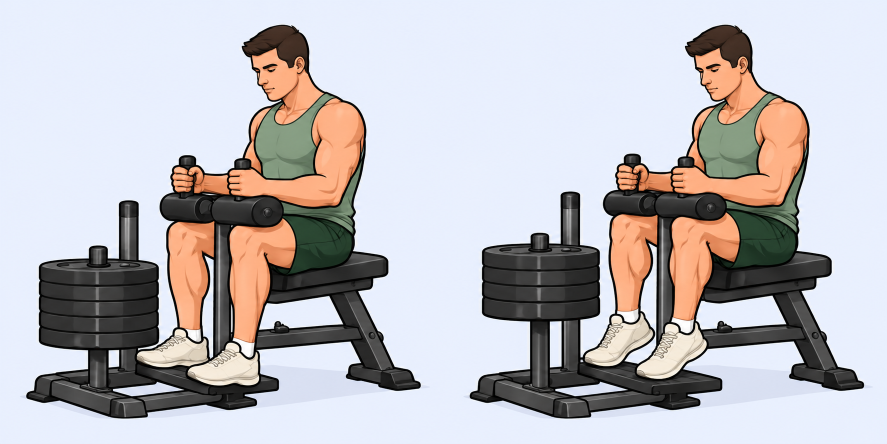
#> input picture assets/wednesday-motion/calf-raise.png, 1774 x 887 px, given in place of lever-squat.png, which was not available (shown at 1/2 size)
$ python export-wednesday-frames.py
#> lines starting #> are read from the running program, lines starting #| are printed output that depends on the picture
"""Split generated pose pairs and align their stationary machine/body landmarks."""
from pathlib import Path
from PIL import Image

ROOT = Path(__file__).resolve().parent.parent
# Translation of frame two in an 800 px canvas, measured on stationary landmarks.
OFFSETS = {
    'lever-squat': (34, 0), 'leg-press': (6, -1), 'leg-extension': (10, 0),
    'leg-curl': (0, 0), 'lying-leg-curl': (0, 0), 'hip-abduction': (0, 0), 'calf-raise': (0, 0),
}

for name, (dx, dy) in OFFSETS.items():
    sheet = Image.open(ROOT / 'assets' / 'wednesday-motion' / f'{name}.png').convert('RGB')
#> sheet is the input picture: PIL image 1774x887 RGB; mean R, G, B 189.2, 186.6, 190.4
    half = sheet.width // 2
#> half = 887
    assert sheet.width == 2 * sheet.height
    for position in (1, 2):
        frame = sheet.crop(((position - 1) * half, 0, position * half, half)).resize((800, 800), Image.Resampling.LANCZOS)
        if position == 2:
            aligned = frame.copy()
            if dx > 0:
                aligned.paste(frame.crop((0, 0, 1, 800)).resize((dx, 800)), (0, 0))
            elif dx < 0:
                aligned.paste(frame.crop((799, 0, 800, 800)).resize((-dx, 800)), (800 + dx, 0))
            if dy < 0:
                aligned.paste(frame.crop((0, 799, 800, 800)).resize((800, -dy)), (0, 800 + dy))
            aligned.paste(frame, (dx, dy))
            frame = aligned
        frame.save(ROOT / 'public' / 'images' / 'motion' / f'{name}-{position}.webp', quality=88, method=6)
#> this loop made 2 passes
#> pass 1, `frame = sheet.crop(((position - 1) * half, 0, position * half, half))...`:
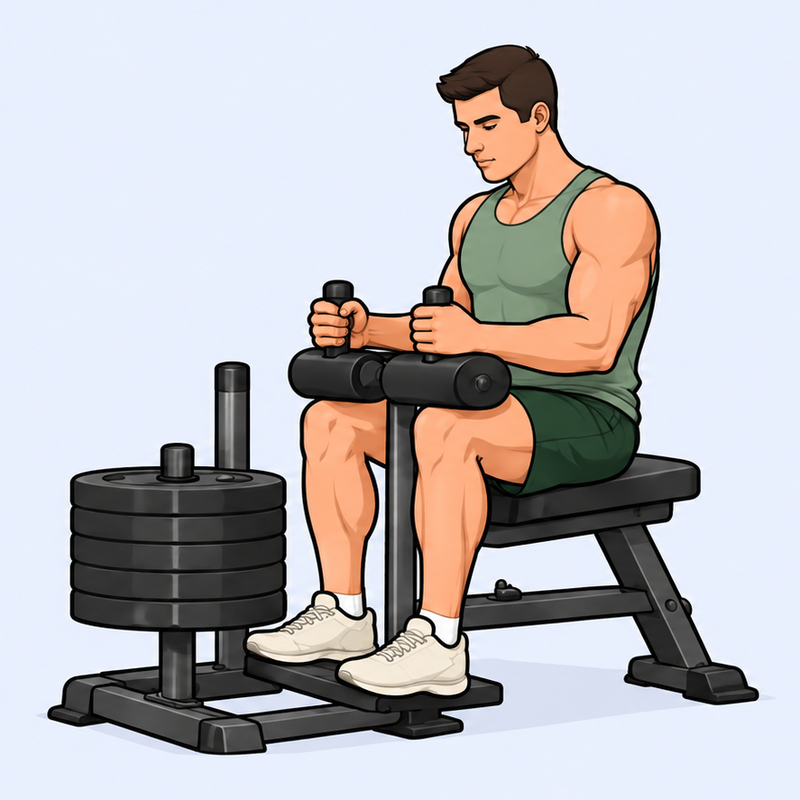
#> frame: PIL image 800x800 RGB; mean R, G, B 188.9, 186.2, 189.8
#> pass 2, `frame = sheet.crop(((position - 1) * half, 0, position * half, half))...`:
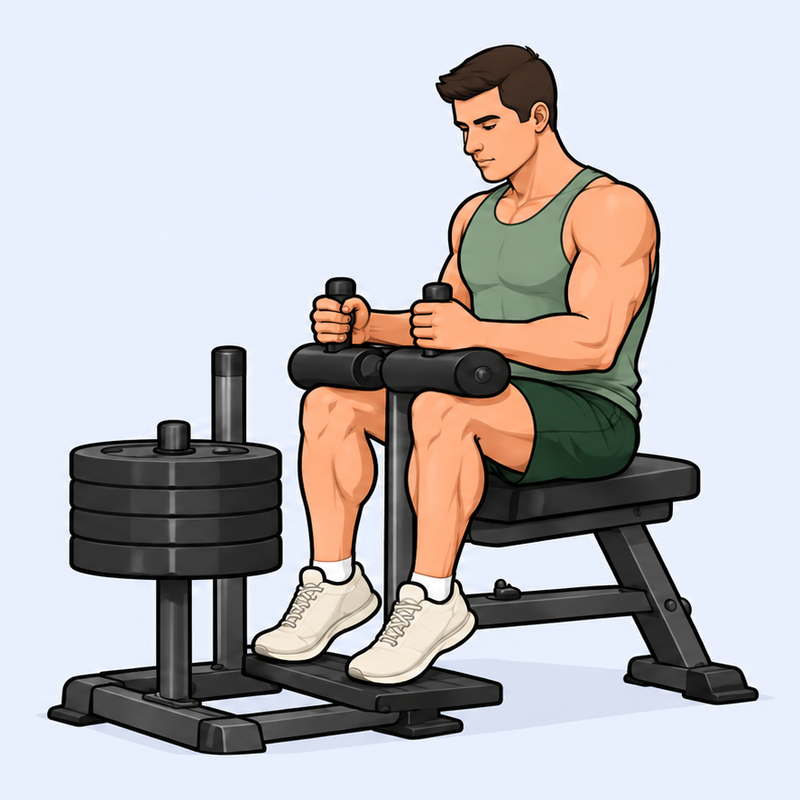
#> frame: PIL image 800x800 RGB; mean R, G, B 189.6, 187.1, 191
#> pass 2, `frame = aligned`:
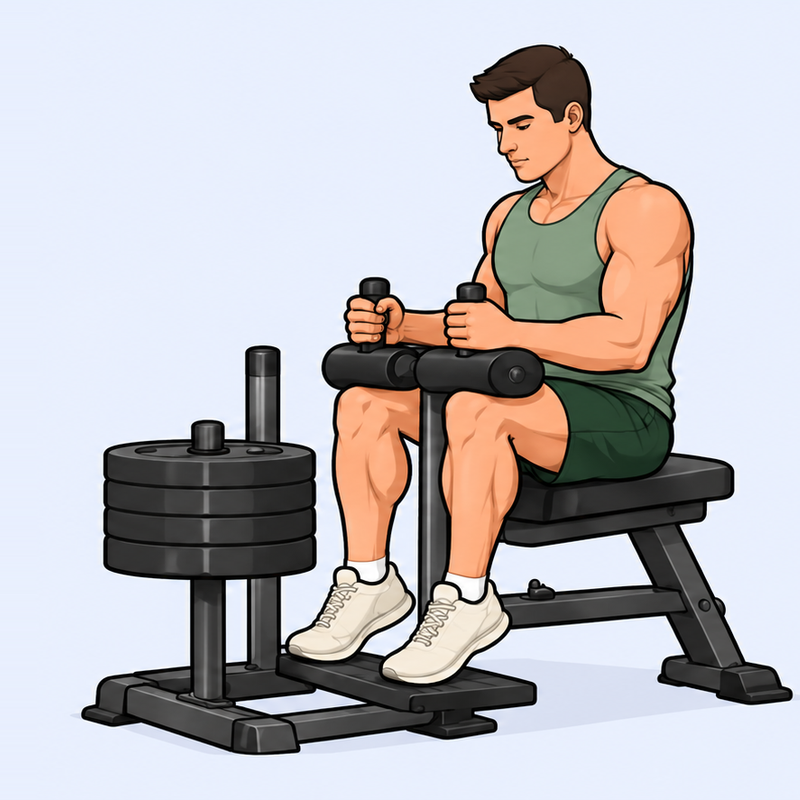
#> frame: PIL image 800x800 RGB; mean R, G, B 189.6, 187.1, 191
    print(f'{name}: exported with second frame offset ({dx}, {dy})')
#> pass 2 of the loop `for name, (dx, dy) in OFFSETS.items():`:
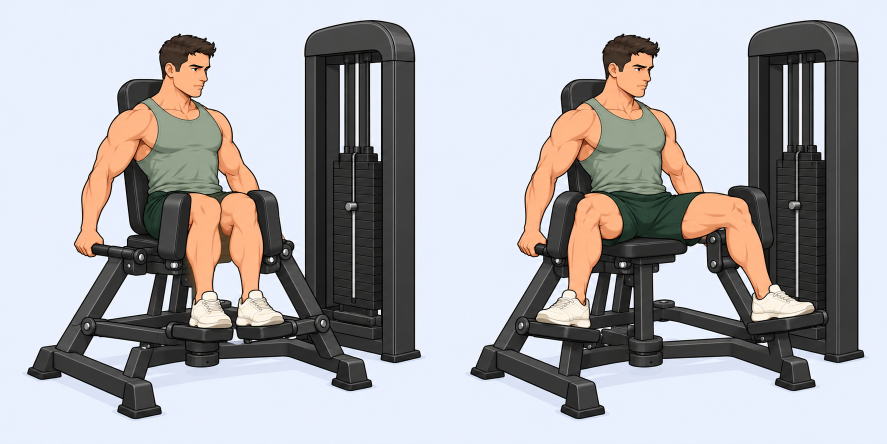
#> input picture assets/wednesday-motion/hip-abduction.png, 1774 x 887 px, given in place of leg-press.png, which was not available (shown at 1/2 size)
#> sheet is the input picture: PIL image 1774x887 RGB; mean R, G, B 171.2, 169.7, 172.8
#> the loop `for position in (1, 2):` made 2 passes
#> pass 1, `frame = sheet.crop(((position - 1) * half, 0, position * half, half))...`:
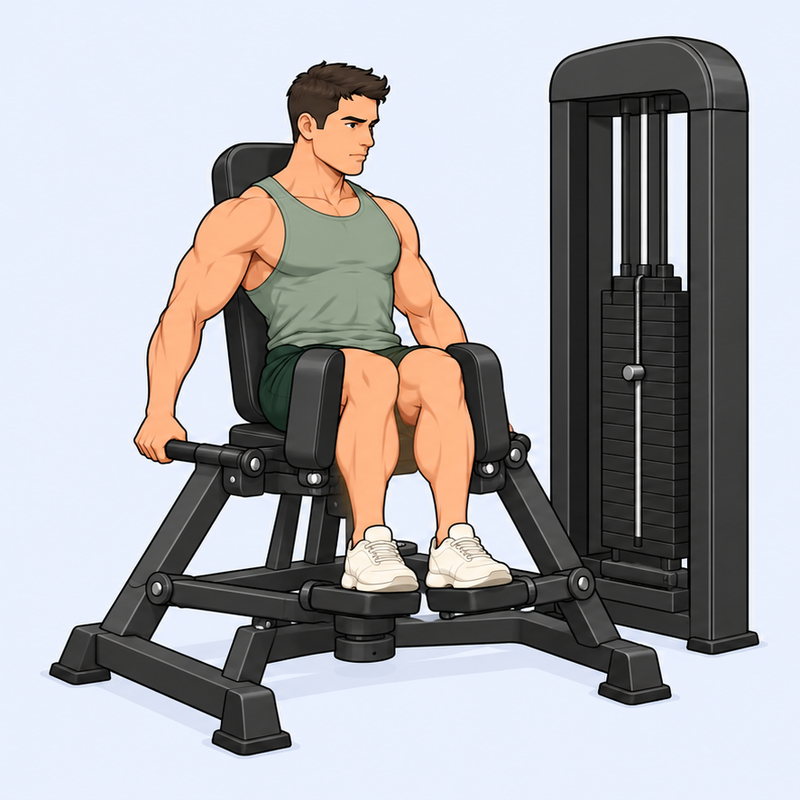
#> frame: PIL image 800x800 RGB; mean R, G, B 171.1, 169.9, 173.2
#> pass 2, `frame = aligned`:
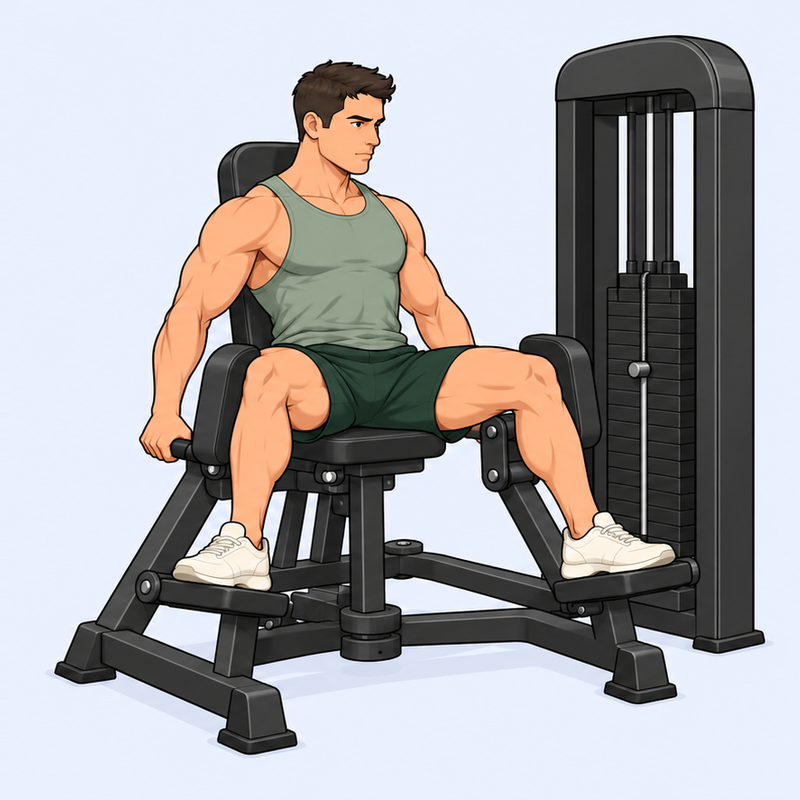
#> frame: PIL image 800x800 RGB; mean R, G, B 171.3, 169.6, 172.3
#> pass 3 of the loop `for name, (dx, dy) in OFFSETS.items():`:
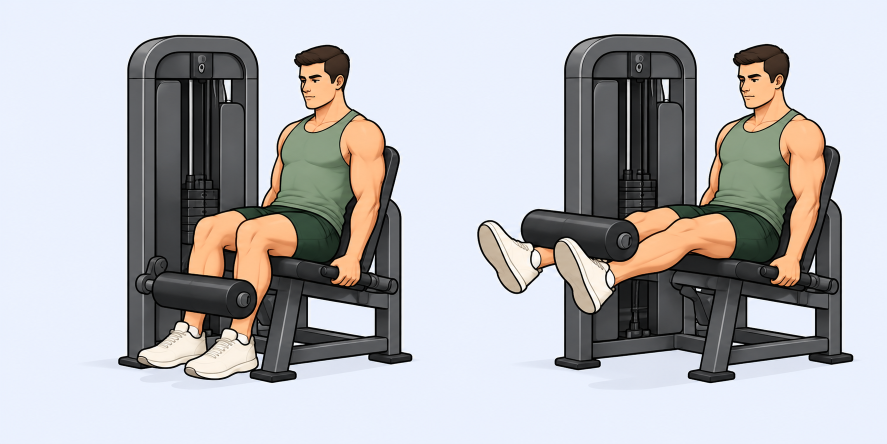
#> input picture assets/wednesday-motion/leg-extension.png, 1774 x 887 px (shown at 1/2 size)
#> sheet is the input picture: PIL image 1774x887 RGB; mean R, G, B 181.4, 181.2, 184.4
#> the loop `for position in (1, 2):` made 2 passes
#> pass 1, `frame = sheet.crop(((position - 1) * half, 0, position * half, half))...`:
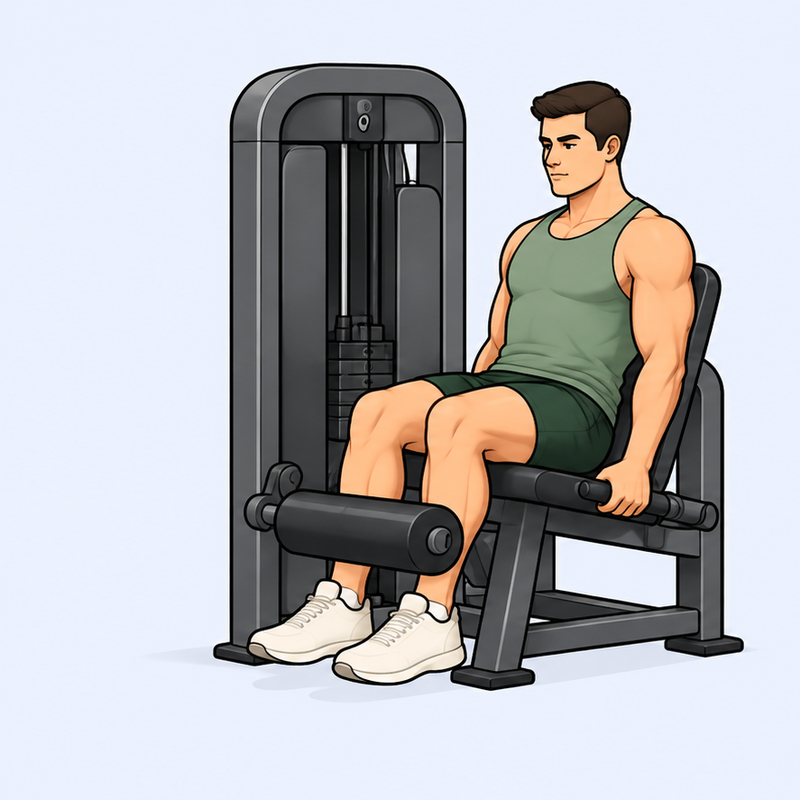
#> frame: PIL image 800x800 RGB; mean R, G, B 183.5, 183.4, 186.6
#> pass 2, `frame = aligned`:
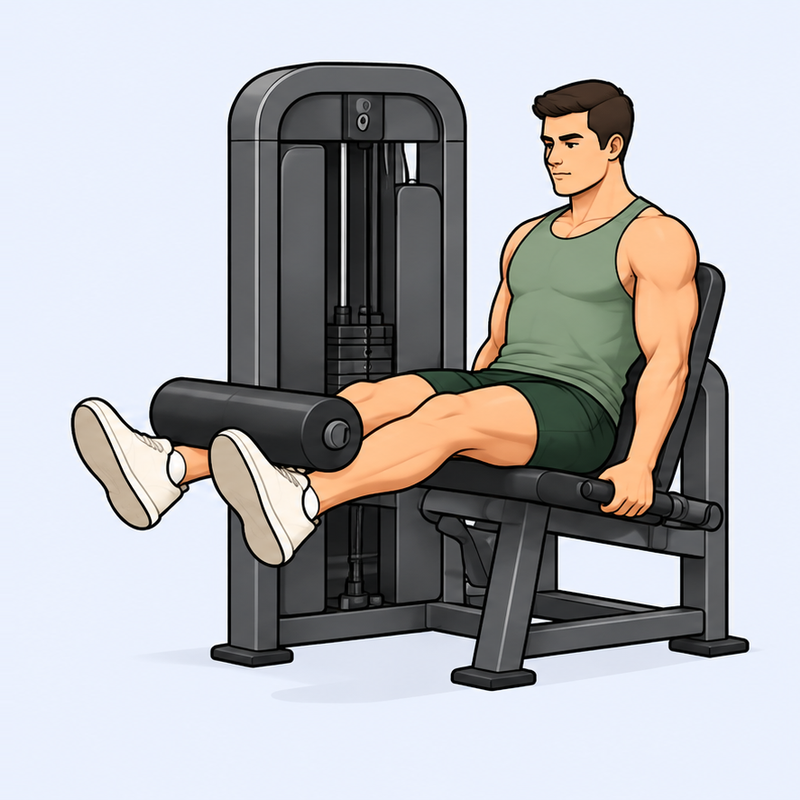
#> frame: PIL image 800x800 RGB; mean R, G, B 179.3, 179.2, 182.3
#> the loop made 7 passes; the first 3 are shown
